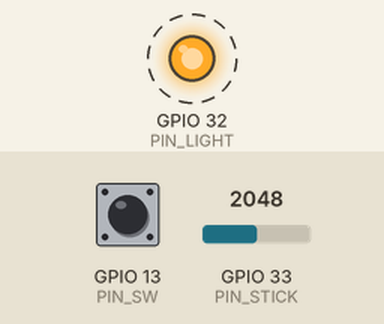
Simulated run of this sketch. Board: ESP32. Shown: output pins drawn as LEDs (lit = HIGH). Dashed ring = blinking. The test bench sets the inputs (shaded band); at power-on: GPIO 33 (PIN_STICK) = 2048, GPIO 13 (PIN_SW) HIGH. What the sketch prints to the serial monitor is not drawn.

Above: at 1.2 s.
1.3 s: GPIO 33 (PIN_STICK) set to 2770
At 2.2 s:
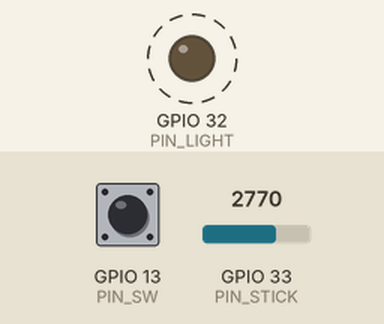
4.3 s: GPIO 13 (PIN_SW) pulled LOW for 3.2 s
9.0 s: GPIO 33 (PIN_STICK) set to 2047
At 9.31 s:
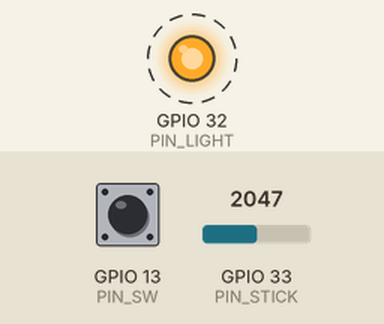
Timing chart, 0 to 18.0 s (numbered marks = the images above; inputs shaded):
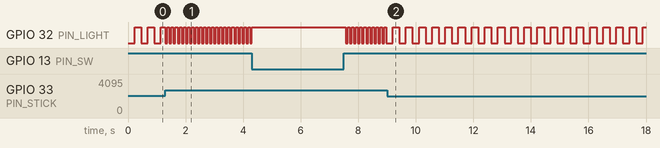

The sketch:

FirstJoystick.ino
```cpp
// FirstJoystick — the sketch for docs/joystick.html.
//
// FirstDistance made an LED answer a hand held near a sensor. This one answers
// two different motions on the same part: push the stick up or down and the
// blink speeds up or slows down; hold the click and the light goes solid.
//
// Wiring (docs/joystick.html draws it hole by hole):
//   Joystick in row e, positions 44-48:  SW  VRy  VRx  +5V  GND
//   (Pin order varies by module — see docs/modules/joystick.md, and read the
//   labels printed on the back of yours before trusting this.)
//   (b,47) -> bottom + rail   5 V, which the extension board already supplies
//   (b,48) -> bottom - rail   ground
//   (a,27) -> (a,44)          SW, GPIO 13, read with the internal pull-up
//   10k from (c,45) to (c,52) VRy into the divider
//   20k from (b,52) to bottom - rail
//   (a,52) -> (a,20)          divided VRy, GPIO 33
//   blue wire (a,19) -> (a,55), 220 ohm to (b,57), LED (c,57)-(c,58),
//   (b,58) -> bottom - rail   the light, GPIO 32
//
// VRx gets a leg in the board but no wire — one axis is enough for a first
// sitting. The click (SW) is a plain switch to ground read with the internal
// pull-up; unlike the Signal Box's own port, this pin is never also driven as
// an output here, so it needs no series resistor to stay safe.
//
//   ./flash.sh FirstJoystick

const int PIN_SW = 13;
const int PIN_STICK = 33;  // divided VRy
const int PIN_LIGHT = 32;

const int FAST_MS = 70;
const int SLOW_MS = 700;
const int STICK_MAX = 2730;  // ~5V through the divider, same ceiling as Echo

void setup() {
  Serial.begin(115200);
  pinMode(PIN_SW, INPUT_PULLUP);
  pinMode(PIN_STICK, INPUT);
  pinMode(PIN_LIGHT, OUTPUT);
  Serial.println("FirstJoystick: push the stick, or click it.");
}

unsigned long lastToggle = 0;
bool lit = false;

void loop() {
  bool clicked = digitalRead(PIN_SW) == LOW;

  if (clicked) {
    digitalWrite(PIN_LIGHT, HIGH);
    lit = true;
    lastToggle = millis();  // so the blink resumes smoothly on release
    return;
  }

  // Pushed up reads high, pushed down reads low, and an unplugged stick reads
  // near zero through the divider's own pull to ground — which lands here
  // exactly where "all the way down" would, the same slow blink FirstDistance
  // falls back to with nothing in range. If your stick answers backwards,
  // that is a different joystick, not a mistake — swap FAST_MS and SLOW_MS.
  int raw = analogRead(PIN_STICK);
  int interval = map(constrain(raw, 0, STICK_MAX), 0, STICK_MAX, SLOW_MS, FAST_MS);

  if (millis() - lastToggle >= (unsigned long)interval) {
    lastToggle = millis();
    lit = !lit;
    digitalWrite(PIN_LIGHT, lit);
  }
}
```

Measured:
- after the input at 1.3 s, GPIO 32 (PIN_LIGHT): alternates HIGH for 0.07 s and LOW for 0.07 s, starting at once
- after the input at 9.0 s, GPIO 32 (PIN_LIGHT): alternates HIGH for 0.23 s and LOW for 0.23 s, starting after 0.20 s
- by itself, GPIO 32 (PIN_LIGHT): alternates HIGH for 0.23 s and LOW for 0.23 s
